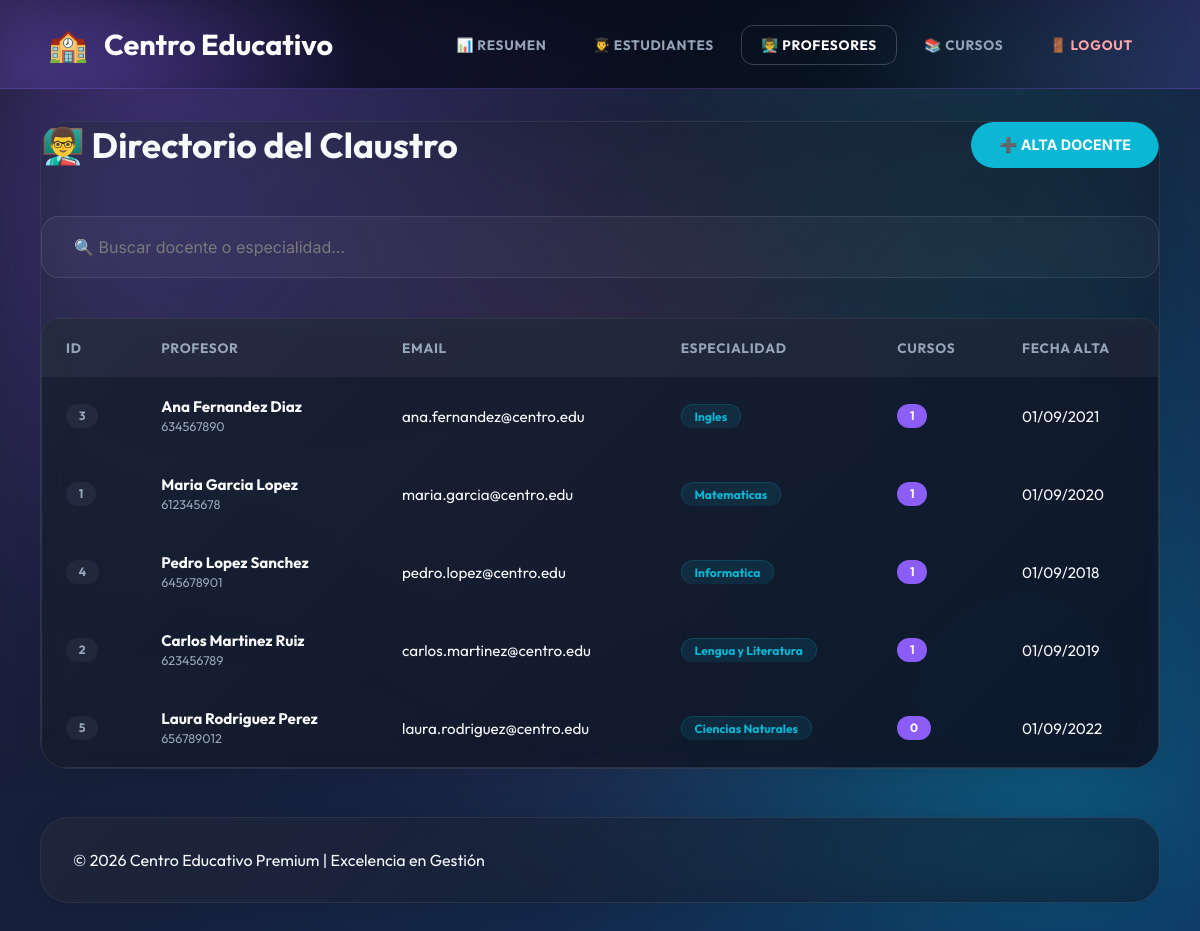
The app's page /profesores.php (signed in) with its own data.
### tables this page shows
CREATE TABLE profesores (
    id_profesor INT AUTO_INCREMENT PRIMARY KEY,
    nombre VARCHAR(50) NOT NULL,
    apellidos VARCHAR(100) NOT NULL,
    email VARCHAR(100) NOT NULL UNIQUE,
    telefono VARCHAR(15),
    especialidad VARCHAR(100) NOT NULL,
    fecha_alta DATE NOT NULL,
    activo TINYINT(1) DEFAULT 1,
    CONSTRAINT chk_email_profesor CHECK (email LIKE '%@%.%')
);

### includes/auth.php (called while the page is built, shortened)
<?php
function estaAutenticado() {
    return isset($_SESSION['usuario_id']) && isset($_SESSION['usuario_rol']);
}
function esAdmin() {
    return estaAutenticado() && $_SESSION['usuario_rol'] === 'admin';
}
?>

### profesores.php (the view, shortened to what this page needs)
<?php
require_once 'includes/conexion.php';
require_once 'includes/auth.php';
$accion = isset($_GET['accion']) ? $_GET['accion'] : 'listar';
?>
<!DOCTYPE html>
<html lang="es">
<head>
    <link rel="stylesheet" href="css/estilos.css?v=5?v=5">
</head>
<body class="animate-fade">
    <header class="main-header">
        <div class="brand">
            <div style="font-size: 2rem;">🏫</div>
            <h1>Centro Educativo</h1>
        </div>
        <nav>
            <ul>
                <li><a href="index.php">📊 Resumen</a></li>
                <li><a href="estudiantes.php">👨‍🎓 Estudiantes</a></li>
                <li><a href="profesores.php" class="active">👨‍🏫 Profesores</a></li>
                <li><a href="cursos.php">📚 Cursos</a></li>
                <li><a href="logout.php" style="color: #fca5a5;">🚪 Logout</a></li>
            </ul>
        </nav>
    </header>
    <div class="container">
        <div class="content glass-card">
            <?php if ($accion === 'listar'): ?>
                <div style="display: flex; justify-content: space-between; align-items: center; margin-bottom: 3rem;">
                    <h2 class="glow-text" style="font-size: 2.2rem; margin-bottom: 0;"><span>👨‍🏫</span> Directorio del Claustro</h2>
                    <?php if (esAdmin()): ?>
                        <a href="?accion=crear" class="btn btn-primary" style="background: var(--c-secondary); border: none; font-weight: 700;">➕ ALTA DOCENTE</a>
                    <?php endif; ?>
                </div>
                <div style="margin-bottom: 2.5rem;">
                    <input type="text" id="busqueda" placeholder="🔍 Buscar docente o especialidad..."
                           onkeyup="filtrarTabla('busqueda', 'tablaProfesores')"
                           style="background: rgba(255,255,255,0.03); border: 1px solid var(--glass-border); padding: 1.25rem 2rem; border-radius: 18px;">
                </div>
                <div class="table-container" style="border: 1px solid var(--glass-border); background: var(--glass-bg); backdrop-filter: blur(10px);">
                    <table id="tablaProfesores">
                        <thead>
                            <tr>
                                <th>ID</th>
                                <th>Profesor</th>
                                <th>Email</th>
                                <th>Especialidad</th>
                                <th>Cursos</th>
                                <th>Fecha Alta</th>
                            </tr>
                        </thead>
                        <tbody>
                            <?php
                            $sql = "SELECT p.*, COUNT(c.id_curso) as num_cursos
                                    FROM profesores p
                                    LEFT JOIN cursos c ON p.id_profesor = c.id_profesor AND c.activo = 1
                                    WHERE p.activo = 1
                                    GROUP BY p.id_profesor
                                    ORDER BY p.apellidos, p.nombre";
                            $resultado = $conexion->query($sql);
                            if ($resultado && $resultado->num_rows > 0) {
                                while ($fila = $resultado->fetch_assoc()) {
                                    echo "<tr>";
                                    echo "<td><span class='badge' style='background: rgba(255,255,255,0.05); color: var(--text-muted);'>" . $fila['id_profesor'] . "</span></td>";
                                    echo "<td><strong>" . htmlspecialchars($fila['nombre'] . " " . $fila['apellidos']) . "</strong><br><small style='color: var(--text-muted);'>" . ($fila['telefono'] ? htmlspecialchars($fila['telefono']) : '-') . "</small></td>";
                                    echo "<td>" . htmlspecialchars($fila['email']) . "</td>";
                                    echo "<td><span class='badge' style='background: rgba(6, 182, 212, 0.1); color: var(--c-secondary); border: 1px solid rgba(6, 182, 212, 0.2);'>" . htmlspecialchars($fila['especialidad']) . "</span></td>";
                                    echo "<td><span class='badge' style='background: var(--c-primary); box-shadow: 0 0 10px rgba(139, 92, 246, 0.2);'>" . $fila['num_cursos'] . "</span></td>";
                                    echo "<td>" . date('d/m/Y', strtotime($fila['fecha_alta'])) . "</td>";
                                    echo "</tr>";
                                }
                            } else {
                                echo "<tr><td colspan='6' style='text-align: center; padding: 3rem; color: var(--text-muted);'>No hay profesores registrados</td></tr>";
                            }
                            ?>
                        </tbody>
                    </table>
                </div>
            <?php endif; ?>
        </div>
        <footer class="glass-card" style="margin-top: 3rem; padding: 2rem;">
            <p>&copy; <?php echo date('Y'); ?> Centro Educativo Premium | Excelencia en Gestión</p>
        </footer>
    </div>
</body>
</html>

### records on screen
profesores: id_profesor "3", nombre+apellidos "Ana Fernandez Diaz", telefono "634567890", email "ana.fernandez@centro.edu", especialidad "Ingles", num_cursos "1", fecha_alta "01/09/2021"
profesores: id_profesor "1", nombre+apellidos "Maria Garcia Lopez", telefono "612345678", email "maria.garcia@centro.edu", especialidad "Matematicas", num_cursos "1", fecha_alta "01/09/2020"
profesores: id_profesor "4", nombre+apellidos "Pedro Lopez Sanchez", telefono "645678901", email "pedro.lopez@centro.edu", especialidad "Informatica", num_cursos "1", fecha_alta "01/09/2018"
profesores: id_profesor "2", nombre+apellidos "Carlos Martinez Ruiz", telefono "623456789", email "carlos.martinez@centro.edu", especialidad "Lengua y Literatura", num_cursos "1", fecha_alta "01/09/2019"
profesores: id_profesor "5", nombre+apellidos "Laura Rodriguez Perez", telefono "656789012", email "laura.rodriguez@centro.edu", especialidad "Ciencias Naturales", num_cursos "0", fecha_alta "01/09/2022"
